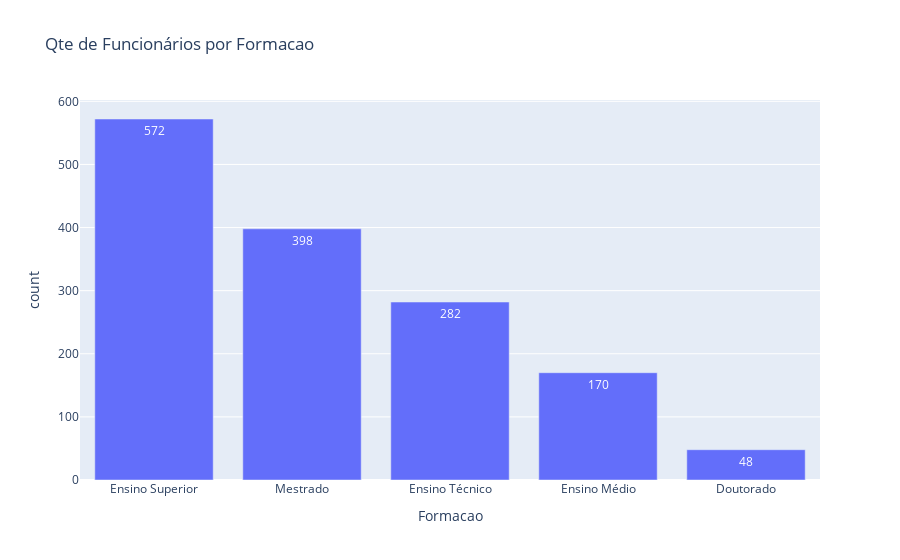

This figure's notebook cell:
### Code cell
fig = px.bar(contagem, x='Formacao', y='count', title ='Qte de Funcionários por Formacao', text_auto=True)
fig.show()

### Figure 1 — Plotly figure (JSON) as saved in the notebook; plotly's stock layout.template omitted (floating-point values rounded to 4 significant figures)
{"data": [{"alignmentgroup": "True", "hovertemplate": "Formacao=%{x}<br>count=%{y}<extra></extra>", "legendgroup": "", "marker": {"color": "#636efa", "pattern": {"shape": ""}}, "name": "", "offsetgroup": "", "orientation": "v", "showlegend": false, "textposition": "auto", "texttemplate": "%{y}", "type": "bar", "x": ["Ensino Superior", "Mestrado", "Ensino Técnico", "Ensino Médio", "Doutorado"], "xaxis": "x", "y": [572, 398, 282, 170, 48], "yaxis": "y"}], "layout": {"autosize": true, "barmode": "relative", "legend": {"tracegroupgap": 0}, "title": {"text": "Qte de Funcionários por Formacao"}, "xaxis": {"anchor": "y", "autorange": true, "domain": [0, 1], "range": [-0.5, 4.5], "title": {"text": "Formacao"}, "type": "category"}, "yaxis": {"anchor": "x", "autorange": true, "domain": [0, 1], "range": [0, 602.1], "title": {"text": "count"}, "type": "linear"}}}
